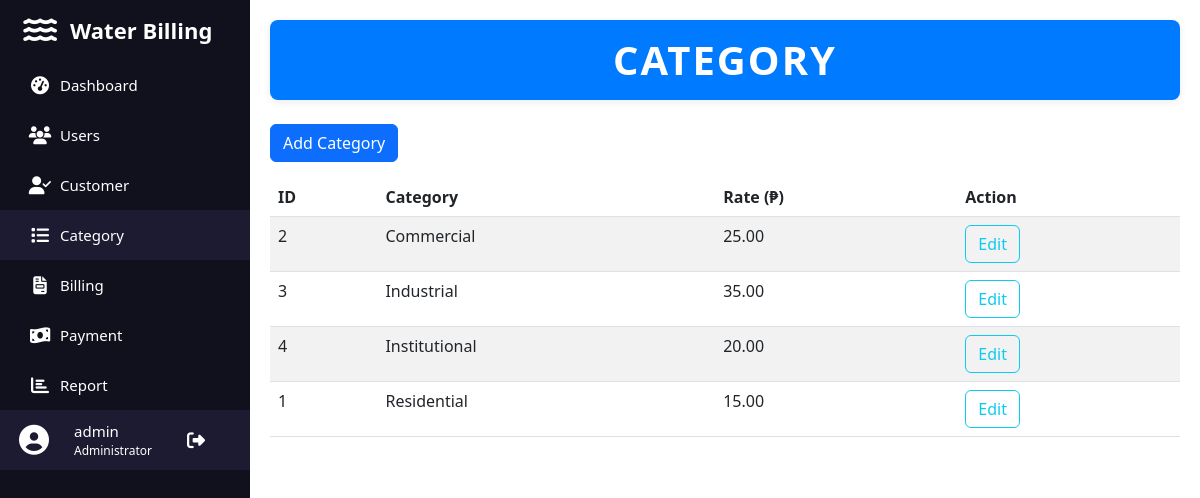
/category/index.php (signed in), run on the app's committed database.
### tables this page shows
CREATE TABLE category (
    id INT PRIMARY KEY AUTO_INCREMENT,
    category_name VARCHAR(100) UNIQUE NOT NULL,
    rate DECIMAL(10,2) NOT NULL
);

### category/index.php (the view, shortened to what this page needs)
<?php
$page = 'Category';
include_once "../sidebar.php";
include_once "../db_conn.php";
?>
<!DOCTYPE html>
<html lang="en">
<head>
    <link href="https://cdn.jsdelivr.net/npm/bootstrap@5.3.0/dist/css/bootstrap.min.css" rel="stylesheet">
    <link rel="stylesheet" href="https://cdnjs.cloudflare.com/ajax/libs/font-awesome/6.4.0/css/all.min.css">
    <link rel="stylesheet" href="../assets/css/style.css">
</head>
<body>
    <div class="main-content">
        <div class="header">
            <h1 class="title-page text-center py-3 mb-4" style="background: #007bff; color: #fff; border-radius: 8px; letter-spacing:2px; font-weight:700; box-shadow:0 2px 8px rgba(0,0,0,0.08);">
                <?php echo strtoupper(htmlspecialchars($page)); ?>
            </h1>
        </div>
        <div class="content">
            <div class="add mb-3">
                <a href="add.php" class="btn btn-primary">Add Category</a>
            </div>
            <table id="table" class="table table-striped">
                <thead>
                    <tr>
                        <th>ID</th>
                        <th>Category</th>
                        <th>Rate (₱)</th>
                        <th>Action</th>
                    </tr>
                </thead>
                <tbody>
                <?php
                $squery = mysqli_query($conn, "SELECT * FROM category ORDER BY category_name ASC");
                while ($row = mysqli_fetch_array($squery)) {
                ?>
                    <tr>
                        <td><?php echo htmlspecialchars($row['id']); ?></td>
                        <td><?php echo htmlspecialchars($row['category_name']); ?></td>
                        <td><?php echo number_format($row['rate'], 2); ?></td>
                        <td>
                            <a href="edit.php?id=<?php echo $row['id']; ?>" class="btn btn-outline-info">Edit</a>
                        </td>
                    </tr>
                <?php } ?>
                </tbody>
            </table>
        </div>
    </div>
</body>
</html>

### sidebar.php (shortened to what this page needs)
<div class="sidebar">
    <div class="logo-details">
        <i class="fas fa-water"></i>
        <span class="logo_name">Water Billing</span>
    </div>
    <ul class="nav-links">
        <li>
            <a href="../dashboard/dashboard.php" class="<?php echo ($page == 'Dashboard') ? 'active' : ''; ?>">
                <i class="fas fa-tachometer-alt"></i>
                <span class="link_name">Dashboard</span>
            </a>
        </li>
        <?php if ($_SESSION['role'] === 'Administrator'): ?>
        <li>
            <a href="../user" class="<?php echo ($page == 'User') ? 'active' : ''; ?>">
                <i class="fas fa-users"></i>
                <span class="link_name">Users</span>
            </a>
        </li>
        <?php endif; ?>
        <li>
            <a href="../customer/index.php" class="<?php echo ($page == 'Customer') ? 'active' : ''; ?>">
                <i class="fas fa-user-check"></i>
                <span class="link_name">Customer</span>
            </a>
        </li>
        <li>
            <a href="../category" class="<?php echo ($page == 'Category') ? 'active' : ''; ?>">
                <i class="fas fa-list"></i>
                <span class="link_name">Category</span>
            </a>
        </li>
        <li>
            <a href="../billing" class="<?php echo ($page == 'Billing') ? 'active' : ''; ?>">
                <i class="fas fa-file-invoice"></i>
                <span class="link_name">Billing</span>
            </a>
        </li>
        <li>
            <a href="../payment/index.php" class="<?php echo ($page == 'Payment') ? 'active' : ''; ?>">
                <i class="fas fa-money-bill-wave"></i>
                <span class="link_name">Payment</span>
            </a>
        </li>
         <li>
        <a href="../report/index.php" class="<?php echo ($page == 'Report') ? 'active' : ''; ?>">
            <i class="fas fa-chart-bar"></i>
            <span class="link_name">Report</span>
        </a>
        </li>
        <li class="profile">
            <div class="profile-details">
                <i class="fas fa-user-circle profile_pic"></i>
                <div class="name_job">
                    <div class="name"><?php echo htmlspecialchars($_SESSION['username']); ?></div>
                    <div class="job"><?php echo htmlspecialchars($_SESSION['role']); ?></div>
                </div>
            </div>
            <a href="../logout.php" class="logout">
                <i class="fas fa-sign-out-alt"></i>
            </a>
        </li>
    </ul>
</div>

### assets/css/style.css (style rules this page uses)
.main-content { margin-left: 250px; padding: 20px; }
.header { margin-bottom: 20px; }
.sidebar { position: fixed; top: 0; left: 0; height: 100%; width: 250px; background: #11101d; z-index: 100; transition: all 0.5s ease; }
.sidebar .logo-details { height: 60px; width: 100%; display: flex; align-items: center; padding: 20px; }
.sidebar .logo-details i { font-size: 30px; color: #fff; height: 50px; min-width: 40px; text-align: center; line-height: 50px; }
.sidebar .logo-details .logo_name { color: #fff; font-size: 22px; font-weight: 600; margin-left: 10px; }
.sidebar .nav-links { height: 100%; padding: 0; margin: 0; overflow: auto; }
.sidebar .nav-links li { position: relative; list-style: none; }
.sidebar .nav-links li a { height: 50px; display: flex; align-items: center; text-decoration: none; transition: all 0.4s ease; padding: 0 20px; }
.sidebar .nav-links li a:hover, .sidebar .nav-links li a.active { background: #1d1b31; }
.sidebar .nav-links li i { min-width: 40px; text-align: center; font-size: 18px; color: #fff; }
.sidebar .nav-links li a .link_name { color: #fff; font-size: 15px; font-weight: 400; }
.sidebar .profile { position: fixed; height: 60px; width: 250px; left: 0; bottom: 0; padding: 10px 14px; background: #1d1b31; display: flex; align-items: center; justify-content: space-between; }
.sidebar .profile .profile-details { display: flex; align-items: center; }
.sidebar .profile .profile-details i { font-size: 30px; color: #fff; margin-right: 10px; }
.sidebar .profile .profile-details .name_job { margin-left: 10px; }
.sidebar .profile .profile-details .name { font-size: 15px; font-weight: 400; color: #fff; }
.sidebar .profile .profile-details .job { font-size: 12px; color: #fff; }
.sidebar .profile .logout { color: #fff; font-size: 20px; text-decoration: none; }

### data on the page
category: id "2", category_name "Commercial", rate "25.00"
category: id "3", category_name "Industrial", rate "35.00"
category: id "4", category_name "Institutional", rate "20.00"
category: id "1", category_name "Residential", rate "15.00"

### other printed values
$_SESSION['username'] "admin"
$_SESSION['role'] "Administrator"
$page "CATEGORY"
